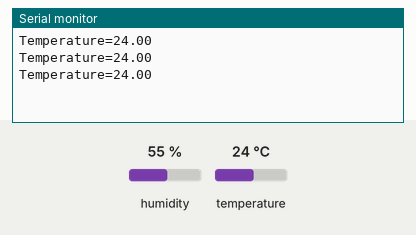
A sketch run on a simulated Arduino Uno, built with avr-gcc and run on an emulated ATmega328P. Shown: the last lines printed to the serial monitor. Inputs (shaded band) come from the test bench; at power-on: temperature 24 °C, humidity 55 %.

Above: at 3.2 s.
3.3 s: temperature set to 12 °C
At 4.5 s:
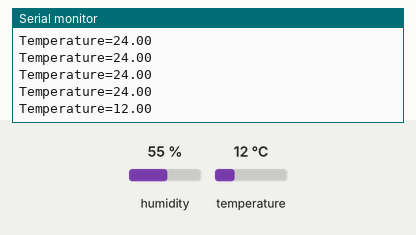
6.0 s: temperature set to 19 °C
At 6.5 s:
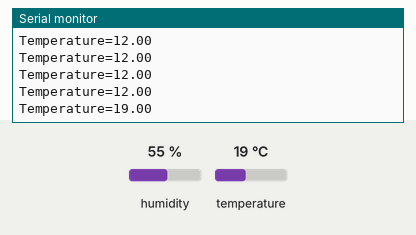
Timing chart, 0 to 9.0 s (numbered marks = the images above; inputs shaded):
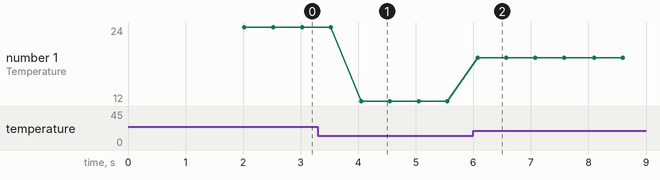

Measured:
- after the input at 3.3 s, the serial monitor: prints a new line after 0.75 s (image 1)
- after the input at 6.0 s, the serial monitor: prints a new line after 0.07 s (image 2)
- plotted number 1: 24 → 12 after the input at 3.3 s, 12 → 19 after the input at 6.0 s

The sketch:

08-trmprature-sensor-serial-monitor.ino
```cpp
#include<DHT.h>
#define DHTTYPE DHT11
int dhtSensorPin = 3;
DHT dht(dhtSensorPin, DHTTYPE);
float t, h;

void setup()
{
  Serial.begin(9600);
  dht.begin();
  pinMode(dhtSensorPin, INPUT);
  delay(2000);
}

void loop()
{
  t = dht.readTemperature();
  Serial.print("Temperature=");
  Serial.println(t);
  delay(500);
}
```
